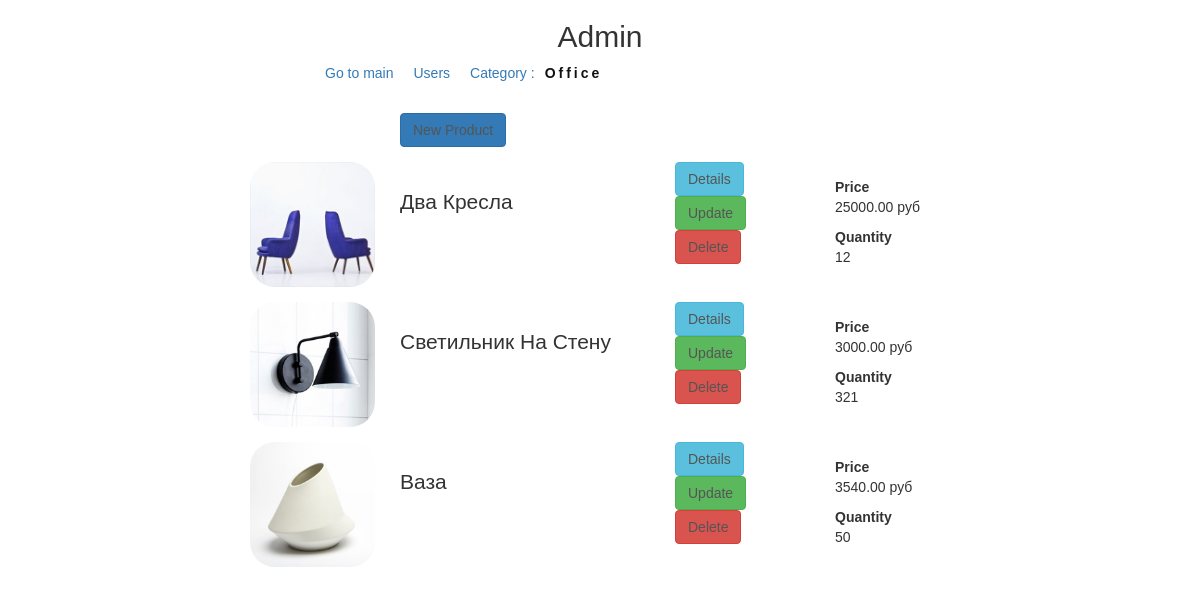
The app's page /myadmin/products/2/ (signed in) with its own data.
### mainapp/models.py (models this page shows, shortened)
class ProductCategory (models.Model):
    name = models.CharField(verbose_name= 'Category name' , max_length= 64 , unique= True )
    description = models.TextField(verbose_name= 'Description' , blank= True )
    is_active = models.BooleanField(verbose_name='activ status', default=True)

class Product (models.Model):
    category = models.ForeignKey(ProductCategory, on_delete=models.CASCADE)
    name = models.CharField(verbose_name= 'Product name' , max_length= 128 )
    image = models.ImageField(upload_to= 'products_images' , blank= True )
    short_desc = models.CharField(verbose_name= 'Short description' , max_length= 60 , blank= True )
    description = models.TextField(verbose_name= 'Full description' , blank= True )
    price = models.DecimalField(verbose_name= 'Price' , max_digits= 8 , decimal_places= 2 , default= 0 )
    quantity = models.PositiveIntegerField(verbose_name= 'Quantity' , default= 0 )
    is_active = models.BooleanField(verbose_name='activ status', default=True)

### myadminapp/views.py (the view)
# urls.py: re_path(r'^products/(?P<category_pk>\d+)/$', myadminapp.products, name='products'),
@user_passes_test(lambda u: u.is_superuser)
def products(request, category_pk):
    cat_obj = get_object_or_404(ProductCategory, pk=category_pk)
    context = {
        'title': 'Products',
        'category': cat_obj,
        'object_list': cat_obj.product_set.all()
    }
    return render(request, 'myadminapp/product_list.html', context)

### myadminapp/templates/myadminapp/product_list.html (shortened to what this page needs)
{% extends 'myadminapp/base.html' %}
{% load static %}
{% block container %}
<div class="products_list">
    <a href="{% url 'myadmin:product_create' category.pk %}"
       class="btn btn-primary new_product">
        New Product
    </a>
    {% for object in object_list %}
    <div class="product_record {% if not object.is_active %}not_active{% endif %}">
        <img src="/media/{{ object.image|default:'products_images/default.jpg' }}"
             alt="{{ object.name }}">
        <div class="product_name">
            {{ object.name|title }}
        </div>
        <div class="product_actions">
            <a href="{% url 'myadmin:product_read' object.pk %}"
               class="btn btn-info">
                Details
            </a>
            <a href="{% url 'myadmin:product_update' object.pk %}"
               class="btn btn-success">
                Update
            </a>
            {% if object.is_active %}
                <a href="{% url 'myadmin:product_delete' object.pk %}"
                   class="btn btn-danger">
                    Delete
                </a>
            {% else %}
                <a href="{% url 'myadmin:product_recover' object.pk %}"
                   class="btn btn-danger">
                    Recover
                </a>
            {% endif %}
        </div>
        <div class="summary">
            <b>Price</b>
            <p>{{ object.price }} руб</p>
            <b>Quantity</b>
            <p>{{ object.quantity }}</p>
        </div>
    </div>
    {% endfor%}
</div>
{% endblock %}

### myadminapp/templates/myadminapp/includes/inc__menu.html
<ul class="menu">
    <li>
        <a class='myadminmenu' href="{% url 'main:index' %}">Go to main</a>
    </li>
    <li>
        <a class='myadminmenu' href="{% url 'myadmin:index' %}">Users</a>
    </li>
    <li>
        <a href="{% url 'myadmin:categories' %}"
           class="{% if request.resolver_match.url_name == 'categories' or category.name %}active{% endif %}">
           Category {% if category %}:<span>{{ category.name }}</span>{% endif %}
        </a>
    </li>
</ul>

### static/css/style.css (style rules this page uses)
* { margin: 0; padding: 0; }
html, body { font-family: 'Montserrat', sans-serif; height: 100%; }
.menu { list-style-type: none; display: flex; }
.admin_container span { margin-left: 10px; font-weight: bold; letter-spacing: 3px; color: #111; }
.myadminmenu { padding-right: 20px; }
.products_list { margin-left: 250px; }
.products_list .new_product { margin-left: 150px; }
.products_list a { color: #555; text-decoration: none; }
.product_record { height: 125px; margin: 15px auto; position: relative; }
.product_record .product_name { display: block; float: left; margin-top: 25px; margin-left: 25px; width: 250px; font-size: 150%; }
.product_record .product_actions { display: block; float: left; margin-top: 0px; margin-left: 25px; width: 135px; }
.product_record .summary { display: block; float: left; margin-top: 15px; margin-left: 25px; width: 100px; }
.product_record img { display: block; float: left; height: 125px; width: 125px; border-radius: 25px; }

### records on screen
ProductCategory: name "Office"
Product: image (picture), name "Два Кресла", is_active "Delete", price "25000.00", quantity "12"
Product: image (picture), name "Светильник На Стену", is_active "Delete", price "3000.00", quantity "321"
Product: image (picture), name "Ваза", is_active "Delete", price "3540.00", quantity "50"
